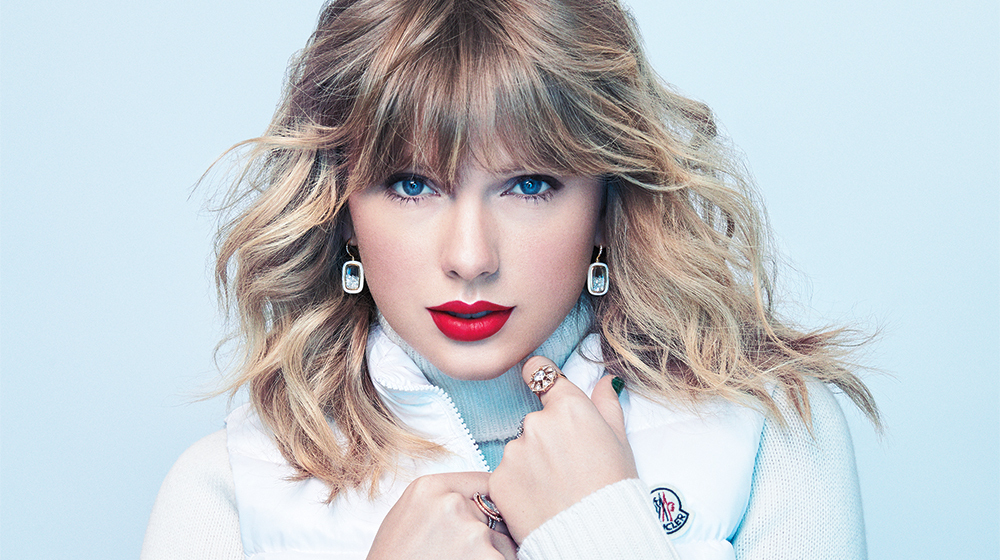
#> input picture Assignment 01/Q7/original_large.jpg, 1000 x 560 px
$ python Q7.py
#> lines starting #> are read from the running program, lines starting #| are printed output that depends on the picture; pictures that were not available may be replaced by others from this repository, and a replacement may not be noted
import cv2 as cv
import numpy as np
import matplotlib.pyplot as plt


# Core zoom function

def zoom_image(img: np.ndarray, s: float, method: str = 'bilinear') -> np.ndarray:

    assert 0 < s <= 10, "s must be in (0, 10]"
    assert method in ('nearest', 'bilinear'), "method must be 'nearest' or 'bilinear'"

    H, W = img.shape[:2]
    out_H = int(round(H * s))
    out_W = int(round(W * s))

    # Handle colour (3-ch) by processing each channel
    is_color = img.ndim == 3
    if is_color:
        channels = [zoom_image(img[:, :, c], s, method) for c in range(img.shape[2])]
        return np.stack(channels, axis=2)

    # For each output pixel (r_out, c_out) find the source coordinate
    # using the inverse mapping:  src = out / s  (centre-aligned)
    r_out, c_out = np.meshgrid(np.arange(out_H), np.arange(out_W), indexing='ij')

    # Map output coords → source coords (float)
    r_src = (r_out + 0.5) / s - 0.5
    c_src = (c_out + 0.5) / s - 0.5

    if method == 'nearest':
        # Round to nearest integer, clip to valid range
        r_nn = np.clip(np.round(r_src).astype(int), 0, H - 1)
        c_nn = np.clip(np.round(c_src).astype(int), 0, W - 1)
        return img[r_nn, c_nn].astype(np.uint8)

    else:  # bilinear
        # Floor coordinates → top-left neighbour
        r0 = np.clip(np.floor(r_src).astype(int), 0, H - 2)
        c0 = np.clip(np.floor(c_src).astype(int), 0, W - 2)
        r1 = r0 + 1
        c1 = c0 + 1

        # Fractional offsets
        dr = (r_src - r0).clip(0, 1)
        dc = (c_src - c0).clip(0, 1)

        # Bilinear interpolation
        img_f = img.astype(np.float32)
        p00 = img_f[r0, c0]
        p10 = img_f[r1, c0]
        p01 = img_f[r0, c1]
        p11 = img_f[r1, c1]

        out = ((1 - dr) * (1 - dc) * p00 +
                    dr  * (1 - dc) * p10 +
               (1 - dr) *      dc  * p01 +
                    dr  *      dc  * p11)

        return np.clip(out, 0, 255).astype(np.uint8)


# Normalized SSD

def normalized_ssd(img_a: np.ndarray, img_b: np.ndarray) -> float:
    """
    Normalized Sum of Squared Differences.
    Both images must have the same shape.
    Normalized by the number of pixels so it is scale-independent.
    """
    assert img_a.shape == img_b.shape, "Images must be the same size."
    diff = img_a.astype(np.float64) - img_b.astype(np.float64)
    return np.sum(diff ** 2) / diff.size


# Demo: zoom a small image up, compare to the large original

# Load large original and small (zoomed-out) version
large_orig = cv.imread('original_large.jpg',  cv.IMREAD_GRAYSCALE)
#> large_orig: shape (560, 1000); min 0, max 255, mean 198.7
small_img  = cv.imread('small_version.jpg',   cv.IMREAD_GRAYSCALE)
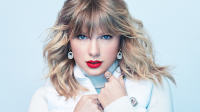
#> input picture Assignment 01/Q7/small_version.jpg, 200 x 112 px
#> small_img: shape (112, 200); min 17, max 252, mean 199.8
assert large_orig is not None and small_img is not None, "Check file names."

# Compute zoom factor from image sizes
H_large, W_large = large_orig.shape
#> H_large = 560; W_large = 1000
H_small, W_small = small_img.shape
#> H_small = 112; W_small = 200
s = H_large / H_small           # assume aspect ratio is preserved
#> s = 5
print(f"Zoom factor s = {s:.3f}")
#| Zoom factor s = 5.000

# Scale up small image using both methods
zoomed_nn  = zoom_image(small_img, s, method='nearest')
zoomed_bil = zoom_image(small_img, s, method='bilinear')
#> call 2 of zoom_image, with s = 5, method = 'bilinear'
#> in zoom_image (call 2), `r0 = np.clip(np.floor(r_src).astype(int), 0, H - 2)`:
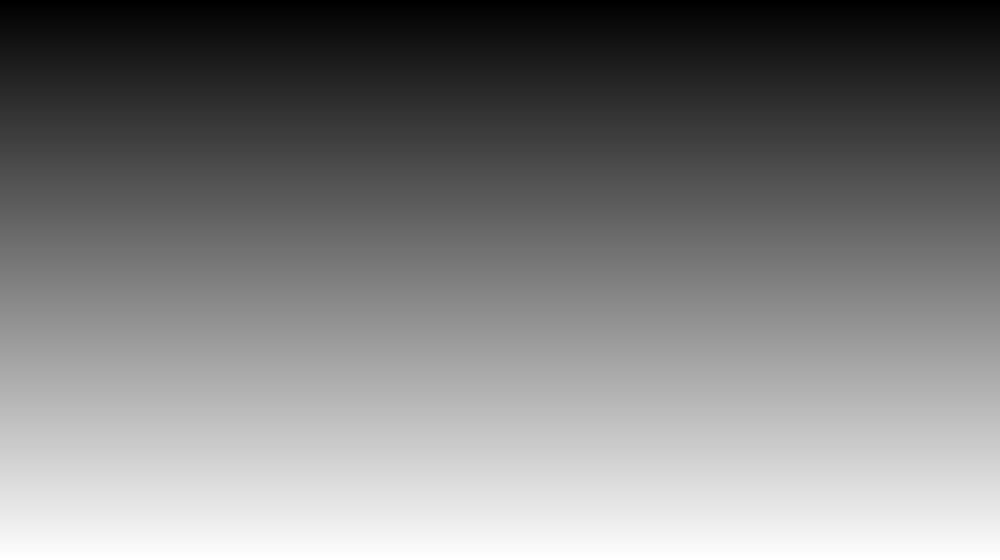
#> r_src: shape (560, 1000) float64; min -0.4, max 111.4, mean 55.5; drawn with min black and max white
#> in zoom_image (call 2), `c0 = np.clip(np.floor(c_src).astype(int), 0, W - 2)`:
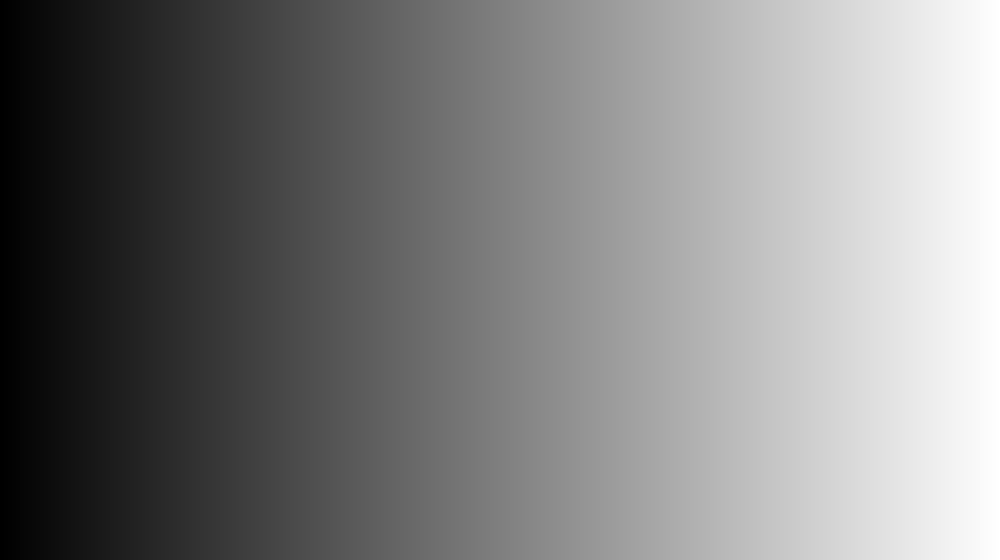
#> c_src: shape (560, 1000) float64; min -0.4, max 199.4, mean 99.5; drawn with min black and max white

# Resize to exactly match large original dimensions (handles rounding)
zoomed_nn  = cv.resize(zoomed_nn,  (W_large, H_large), interpolation=cv.INTER_NEAREST)
zoomed_bil = cv.resize(zoomed_bil, (W_large, H_large), interpolation=cv.INTER_NEAREST)

# SSD evaluation
ssd_nn  = normalized_ssd(large_orig, zoomed_nn)
#> in normalized_ssd, `diff = img_a.astype(np.float64) - img_b.astype(np.float64)`:
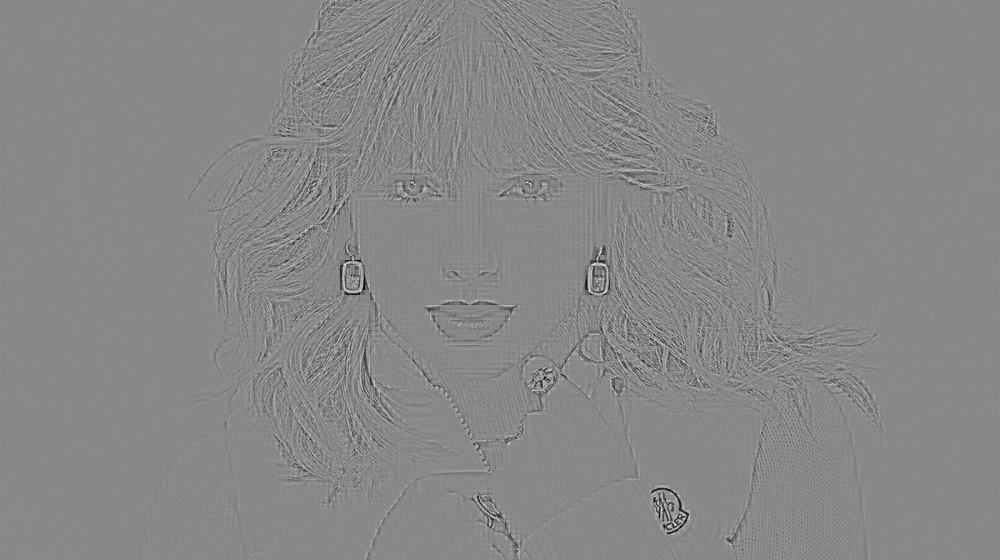
#> diff: shape (560, 1000) float64; min -207, max 179, mean -1.1; drawn with min black and max white
#> ssd_nn = 239.5
ssd_bil = normalized_ssd(large_orig, zoomed_bil)
#> ssd_bil = 224.9
print(f"Normalized SSD  – Nearest-Neighbour : {ssd_nn:.2f}")
#| Normalized SSD  – Nearest-Neighbour : 239.49
print(f"Normalized SSD  – Bilinear          : {ssd_bil:.2f}")
#| Normalized SSD  – Bilinear          : 224.87


fig, axes = plt.subplots(1, 4, figsize=(18, 5))
for ax, im, title in zip(axes,
    [large_orig, zoomed_nn, zoomed_bil,
     np.abs(zoomed_bil.astype(int) - large_orig.astype(int)).astype(np.uint8)],
    ['Large Original',
     f'Nearest-Neighbour\nSSD={ssd_nn:.1f}',
     f'Bilinear\nSSD={ssd_bil:.1f}',
     'Diff |Bilinear − Original|']):
    ax.imshow(im, cmap='gray'); ax.set_title(title, fontsize=10); ax.axis('off')
#> this loop made 4 passes
#> title on passes 1, 4: 'Large Original', 'Diff |Bilinear − Original|'


plt.tight_layout()
plt.savefig('q7_results.png', dpi=150)
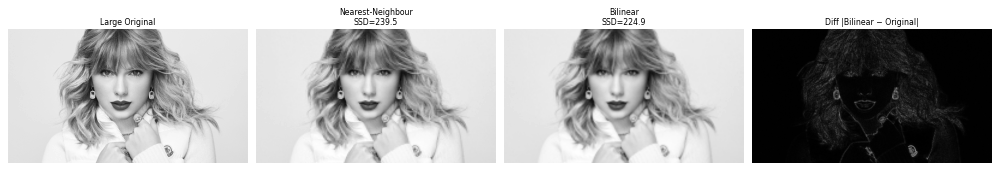
#> figure drawn by matplotlib, 4 panels
plt.show()


test_img = cv.imread('runway.jpg', cv.IMREAD_GRAYSCALE)
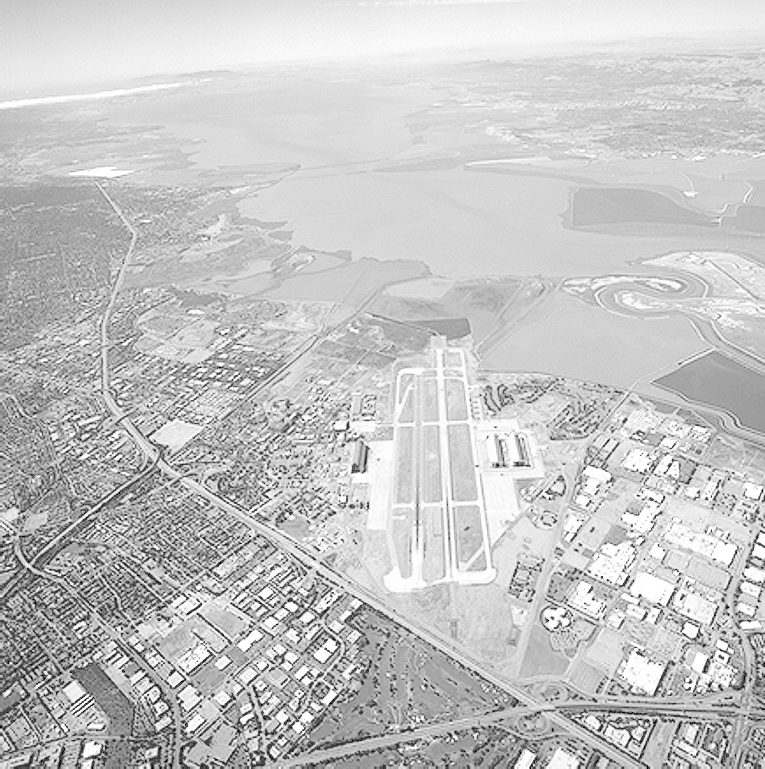
#> input picture Assignment 01/Q1/runway.png, 765 x 769 px, given in place of runway.jpg, which was not available
#> test_img is the input picture: shape (769, 765); min 0, max 255, mean 197.1
fig2, axes2 = plt.subplots(2, 4, figsize=(18, 9))
for i, s_test in enumerate([0.5, 1.5, 2.0, 3.0]):
    axes2[0, i].imshow(zoom_image(test_img, s_test, 'nearest'),
                       cmap='gray'); axes2[0, i].axis('off')
    axes2[0, i].set_title(f'NN  s={s_test}')
    axes2[1, i].imshow(zoom_image(test_img, s_test, 'bilinear'),
                       cmap='gray'); axes2[1, i].axis('off')
    axes2[1, i].set_title(f'Bilinear  s={s_test}')


plt.tight_layout()
plt.savefig('q7_zoom_grid.png', dpi=150)
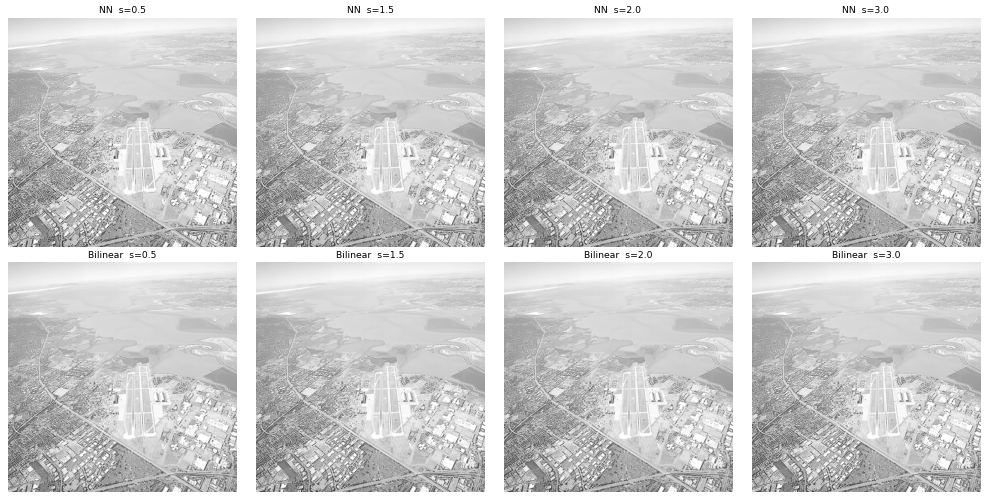
#> figure drawn by matplotlib, 8 panels
plt.show()
